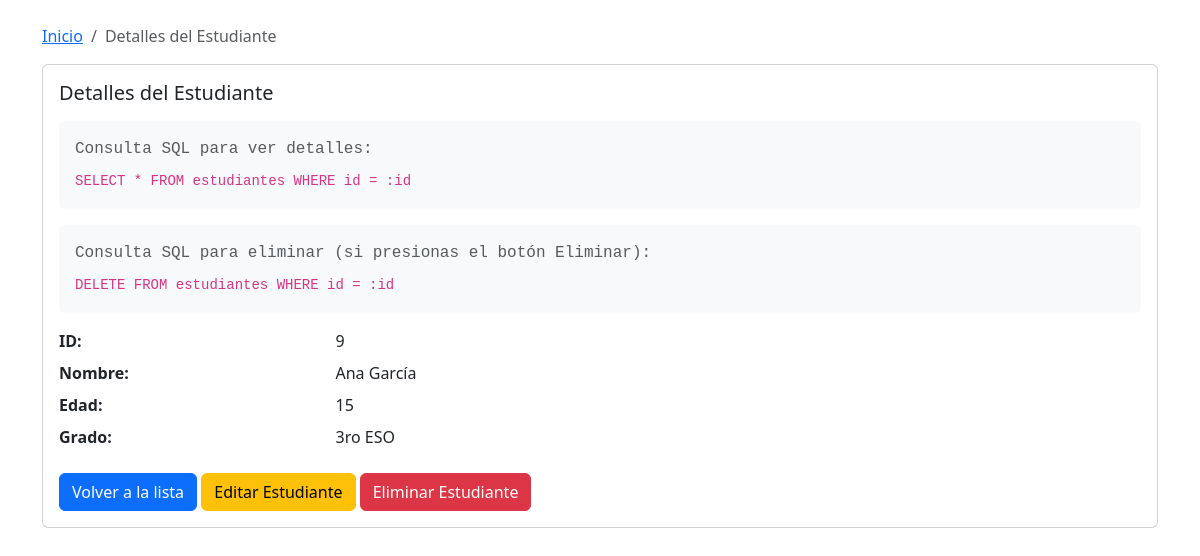
Screenshot of /estudiantes/9 with the database file from the repository.
### tables this page shows
CREATE TABLE estudiantes (
                id INTEGER PRIMARY KEY AUTOINCREMENT,
                nombre TEXT NOT NULL,
                edad INTEGER CHECK (edad >= 15 AND edad <= 18),
                grado TEXT
            );

### main.py (the view)
@app.get("/estudiantes/{estudiante_id}")
async def obtener_estudiante(request: Request, estudiante_id: int):
    try:
        with engine.connect() as conn:
            query = text("SELECT * FROM estudiantes WHERE id = :id")
            result = conn.execute(query, {"id": estudiante_id})
            estudiante = result.fetchone()
            if estudiante is None:
                raise HTTPException(status_code=404, detail="Estudiante no encontrado")
        return templates.TemplateResponse(
            "estudiante.html",
            {"request": request, "estudiante": estudiante}
        )
    except SQLAlchemyError as e:
        raise HTTPException(status_code=500, detail=str(e))

### templates/estudiante.html (shortened to what this page needs)
<!DOCTYPE html>
<html lang="es">
<head>
    <link href="https://cdn.jsdelivr.net/npm/bootstrap@5.3.2/dist/css/bootstrap.min.css" rel="stylesheet">
</head>
<body>
    <div class="container mt-4">
        <nav aria-label="breadcrumb">
            <ol class="breadcrumb">
                <li class="breadcrumb-item"><a href="/">Inicio</a></li>
                <li class="breadcrumb-item active">Detalles del Estudiante</li>
            </ol>
        </nav>
        <div class="card">
            <div class="card-body">
                <h5 class="card-title">Detalles del Estudiante</h5>
                <div class="sql-query">
                    <p class="text-muted mb-2">Consulta SQL para ver detalles:</p>
                    <code>
                        SELECT * FROM estudiantes WHERE id = :id
                    </code>
                </div>
                <div class="sql-query">
                    <p class="text-muted mb-2">Consulta SQL para eliminar (si presionas el botón Eliminar):</p>
                    <code>
                        DELETE FROM estudiantes WHERE id = :id
                    </code>
                </div>
                <dl class="row">
                    <dt class="col-sm-3">ID:</dt>
                    <dd class="col-sm-9">{{ estudiante.id }}</dd>
                    <dt class="col-sm-3">Nombre:</dt>
                    <dd class="col-sm-9">{{ estudiante.nombre }}</dd>
                    <dt class="col-sm-3">Edad:</dt>
                    <dd class="col-sm-9">{{ estudiante.edad }}</dd>
                    <dt class="col-sm-3">Grado:</dt>
                    <dd class="col-sm-9">{{ estudiante.grado }}</dd>
                </dl>
                <div class="mt-3">
                    <a href="/" class="btn btn-primary">Volver a la lista</a>
                    <a href="/estudiantes/{{ estudiante.id }}/editar" class="btn btn-warning">Editar Estudiante</a>
                    <form action="/estudiantes/{{ estudiante.id }}/eliminar" method="POST" style="display: inline;">
                        <button type="submit" class="btn btn-danger"
                                onclick="return confirm('¿Estás seguro de eliminar este estudiante?')">
                            Eliminar Estudiante
                        </button>
                    </form>
                </div>
            </div>
        </div>
    </div>
</body>
</html>

### templates/estudiante.html (style rules this page uses)
.sql-query { background-color: #f8f9fa; padding: 1rem; border-radius: 5px; margin: 1rem 0; font-family: monospace; }

### rows the page displays
estudiantes: id "9", nombre "Ana García", edad "15", grado "3ro ESO"
